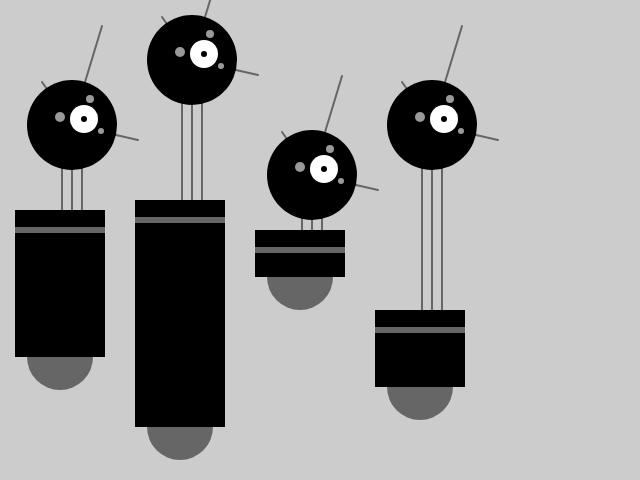
Frame 1 (no input)
Frame 60 (no input): identical to frame 1, image omitted
Frame 120 (the mouse pressed at the canvas centre since frame 60): identical to frame 1, image omitted

The p5.js sketch that drew this single still picture (run headless with seeded random() and noise() and a simulated clock; from frame 60 on, the mouse is pressed at the canvas centre):

// p5.js sketch
// ── sketch.js
// let x = 60; // x coordinate
// let y = 420; // y coordinate
// let bodyHeight = 110; // Body height
// let neckHeight = 140; // Neck height

function setup() {
  createCanvas(640, 480);
  strokeWeight(2);
  ellipseMode(RADIUS);
}

function draw() {
  background(204);
  let x, y, bodyHeight, neckHeight;
  
  x = 60;
  y = 390;
  bodyHeight = 180;
  neckHeight = 40;
  draw_bot(x, y, bodyHeight, neckHeight);
  
  x = x + 120;
  y = 460; 
  bodyHeight = 260; 
  neckHeight = 95;
  draw_bot(x, y, bodyHeight, neckHeight);

  x = x + 120;
  y = 310;
  bodyHeight = 80;
  neckHeight = 10;
  draw_bot(x, y, bodyHeight, neckHeight);
  
  x = x + 120;
  y = 420;
  bodyHeight = 110;
  neckHeight = 140;
  draw_bot(x, y, bodyHeight, neckHeight);
}

function draw_bot(x, y, bodyHeight, neckHeight) {
  let radius = 45;
  // Neck Y
  let ny = y - bodyHeight - neckHeight - radius; 
  // Neck
  stroke(102); // Set stroke to gray
  line(x + 2, y - bodyHeight, x + 2, ny); // Left
  line(x + 12, y - bodyHeight, x + 12, ny); // Middle 
  line(x + 22, y - bodyHeight, x + 22, ny); // Right

  // Antennae
  line(x + 12, ny, x - 18, ny - 43); // Small 
  line(x + 12, ny, x + 42, ny - 99); // Tall
  line(x + 12, ny, x + 78, ny + 15); // Medium

  // Body
  noStroke(); // Disable stroke 
  fill(102); // Set fill to gray 
  ellipse(x, y - 33, 33, 33); //Antigravity orb 
  fill(0); // Set fill to black 
  // Main body
  rect(x - 45, y - bodyHeight, 90, bodyHeight - 33);  
  fill(102); // Set fill to gray 
  rect(x - 45, y - bodyHeight + 17, 90, 6); // Gray stripe

  // Head
  fill(0); // Set fill to black 
  ellipse(x + 12, ny, radius, radius); //Head 
  fill(255); // Set fill to white 
  ellipse(x + 24, ny - 6, 14, 14); // Large eye 
  fill(0); // Set fill to black 
  ellipse(x + 24, ny - 6, 3, 3); // Pupil
  fill(153); // Set fill to light gray
  ellipse(x, ny - 8, 5, 5); // Small eye 1 
  ellipse(x + 30, ny - 26, 4, 4); // Small eye 2 
  ellipse(x + 41, ny + 6, 3, 3); // Small eye 3
}

// https://editor.p5js.org/jht1493/sketches/cyyCJGXOz
// Ex_04 Robot 2: Variable func

// https://editor.p5js.org/jht1493/sketches/mJ_X4q47O
// Ex_04 Robot 2: Variables

// https://editor.p5js.org/jht1493/sketches/0EzMYSpky
// Ex_03 Robot 1: Draw
